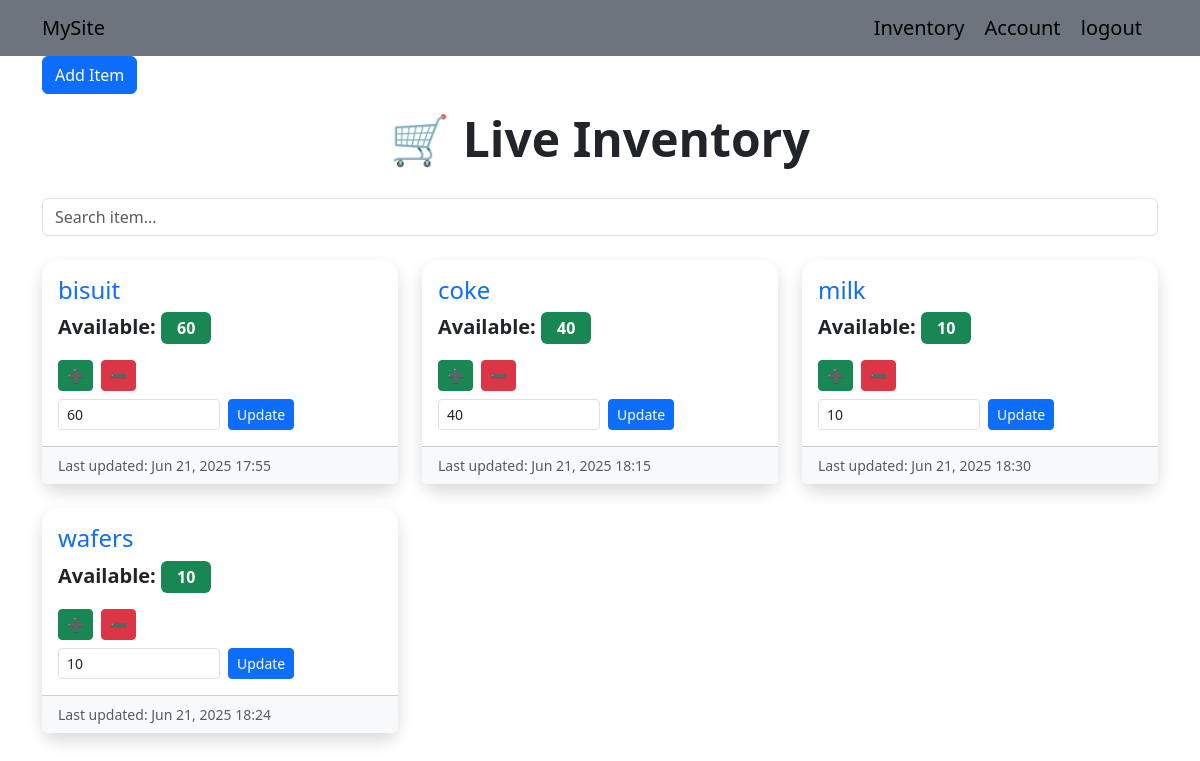
Page /inventory (signed in) on the committed database.
### app/models.py (models this page shows, shortened)
class Item(db.Model):
    id = db.Column(db.Integer , primary_key=True)
    name = db.Column(db.String(100) , nullable=False)
    quantity = db.Column(db.Integer , nullable=False , default=0)
    last_updated = db.Column(db.DateTime , nullable=False , default=datetime.utcnow)

### app/route.py (the view, shortened to what this page needs)
@app.route("/inventory" , methods=['GET' , 'POST'])
def inventory():
    query = request.args.get('q', '').strip().lower()
    items = Item.query.order_by(Item.name).all()
    if query:
        items = [item for item in items if query in item.name.lower()]
    return render_template('inventory.html' , items = items)

### app/models.py (called while the page is built)
@login_manager.user_loader
def load_user(user_id):
    return User.query.get(int(user_id))

### app/templates/inventory.html (shortened to what this page needs)
{% extends "base.html" %}
{% block body %}
    <div class="container">
        {% if current_user.is_authenticated and current_user.is_admin %}
            <a href="{{ url_for('add_item') }}" class="btn btn-primary mb-3">Add Item</a>
        {% endif %}
        <h1 class="inventory-header display-5 fw-bold">🛒 Live Inventory</h1>
        <form method="GET" class="mb-4">
            <input type="text" name="q" class="form-control" placeholder="Search item...">
        </form>
        {% if items %}
            <div class="row row-cols-1 row-cols-md-2 row-cols-lg-3 g-4">
                {% for item in items %}
                    <div class="col">
                        <div class="card inventory-card shadow border-0 rounded-4 h-100">
                            <div class="card-body">
                                <h4 class="card-title text-primary">{{ item.name }}</h4>
                                <p class="card-text fs-5">
                                    <strong>Available:</strong>
                                    <span class="badge bg-success px-3 py-2 fs-6">{{ item.quantity }}</span>
                                </p>
                                {% if current_user.is_admin %}
                                    <form method="POST" class="d-flex gap-2 mt-2">
                                        <button name="action" value="add" class="btn btn-success btn-sm">➕</button>
                                        <button name="action" value="deduct" class="btn btn-danger btn-sm">➖</button>
                                    </form>
                                    <form method="POST" class="d-flex gap-2 mt-2 item-update-form">
                                        <input type="number" name="quantity" value="{{ item.quantity }}" min="0" class="form-control form-control-sm w-50">
                                        <button name="action" value="set" class="btn btn-primary btn-sm">Update</button>
                                    </form>
                                {% endif %}
                            </div>
                            <div class="card-footer bg-light text-muted small">
                                Last updated: {{ item.last_updated.strftime('%b %d, %Y %H:%M') }}
                            </div>
                        </div>
                    </div>
                {% endfor %}
            </div>
        {% else %}
            <div class="alert alert-warning text-center">
                No items available in inventory right now.
            </div>
        {% endif %}
    </div>
{% endblock %}

### app/templates/inventory.html (style rules this page uses)
.inventory-header { text-align: center; margin-bottom: 30px; }
.inventory-card { transition: transform 0.2s; }

### rows in the picture
Item: name "bisuit", quantity "60", last_updated "Jun 21, 2025 17:55"
Item: name "coke", quantity "40", last_updated "Jun 21, 2025 18:15"
Item: name "milk", quantity "10", last_updated "Jun 21, 2025 18:30"
Item: name "wafers", quantity "10", last_updated "Jun 21, 2025 18:24"
